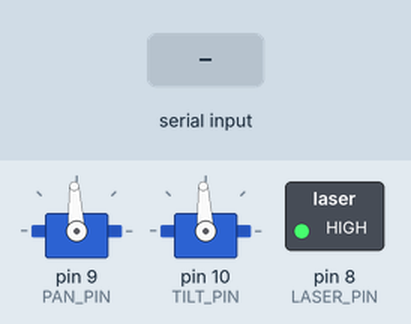
Bench run of a sketch on a simulated Arduino Uno, built with avr-gcc and run on an emulated ATmega328P. Parts: 2 × servo, switched loads named in the sketch (green lamp = pin HIGH). The inputs (shaded band) are chosen by the test bench.

Above: at 1.2 s.
1.3 s: "90,45\n" received over Serial
At 1.7 s:
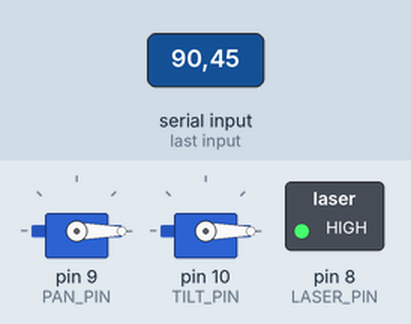
Timing chart, 0 to 4.3 s (numbered marks = the images above; inputs shaded):
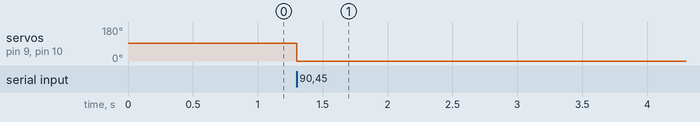

The sketch:

servo_control.ino
```cpp
#include <Servo.h>

// Create two servo objects
Servo panServo;
Servo tiltServo;

// Pin assignments
const int PAN_PIN  = 9;
const int TILT_PIN = 10;
const int LASER_PIN = 8;

// Servo center positions in microseconds
int panMicros  = 1500;
int tiltMicros = 1500;

void setup() {
    // Attach servos to their pins
    panServo.attach(PAN_PIN);
    tiltServo.attach(TILT_PIN);

    // Set laser pin as output
    pinMode(LASER_PIN, OUTPUT);
    digitalWrite(LASER_PIN, HIGH); // Turn laser on

    // Move servos to center position on startup
    panServo.writeMicroseconds(panMicros);
    tiltServo.writeMicroseconds(tiltMicros);

    // Start serial communication at 115200 baud (bit/s)
    Serial.begin(115200);
}

void loop() {
    static String latest = ""; // Command string
    bool gotCommand = false; // Verifies receipt of a complete command

    // Serial drain loop
    while (Serial.available() > 0) {
        char c = Serial.read(); // Read next character
        if (c == '\n') {
            // End of a command — mark it ready to process
            gotCommand = true;
            break;
        } else {
            latest += c;
        }
    }

    if (gotCommand) {
        // Parse "pan,tilt" from the assembled string
        int commaIndex = latest.indexOf(',');
        if (commaIndex > 0) { // Verify commma was found
            // Extract angles from string to integer
            int newPan  = latest.substring(0, commaIndex).toInt();
            int newTilt = latest.substring(commaIndex + 1).toInt();

            // Constrain angles to safe PW range
            panMicros  = constrain(newPan,  500, 2500);
            tiltMicros = constrain(newTilt, 500, 2500);

            // Command servos
            panServo.writeMicroseconds(panMicros);
            tiltServo.writeMicroseconds(tiltMicros);
        }
        // Reset for the next command
        latest = "";
    }
}
```

Measured:
- after the input at 1.3 s, servo on pin 9 (PAN_PIN), servo on pin 10 (TILT_PIN): 93° → 0° at once
